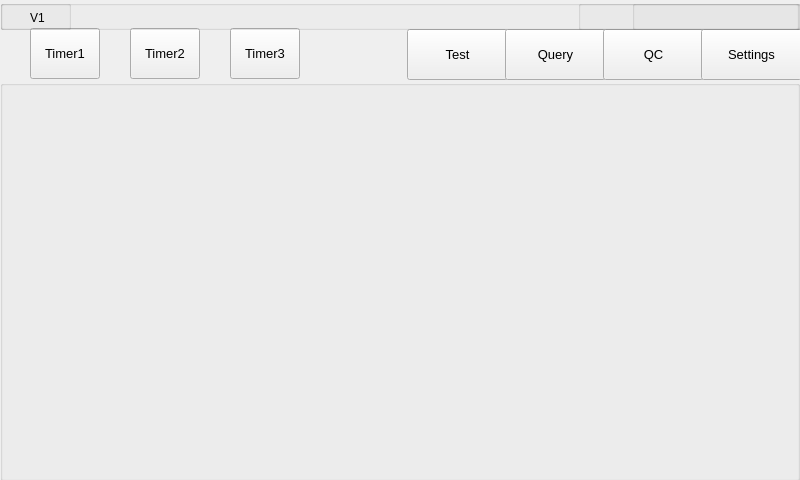
<?xml version="1.0" encoding="UTF-8"?>
<ui version="4.0">
 <class>MainWindow</class>
 <widget class="QMainWindow" name="MainWindow">
  <property name="geometry">
   <rect>
    <x>0</x>
    <y>0</y>
    <width>800</width>
    <height>480</height>
   </rect>
  </property>
  <property name="windowTitle">
   <string>MainWindow</string>
  </property>
  <property name="windowIcon">
   <iconset resource="qt200.qrc">
    <normaloff>:/resource/image/Title.png</normaloff>:/resource/image/Title.png</iconset>
  </property>
  <widget class="QWidget" name="centralWidget">
   <widget class="QPushButton" name="btnTest">
    <property name="geometry">
     <rect>
      <x>407</x>
      <y>29</y>
      <width>101</width>
      <height>51</height>
     </rect>
    </property>
    <property name="font">
     <font>
      <pointsize>10</pointsize>
      <weight>50</weight>
      <bold>false</bold>
     </font>
    </property>
    <property name="text">
     <string>Test</string>
    </property>
    <property name="iconSize">
     <size>
      <width>32</width>
      <height>32</height>
     </size>
    </property>
    <property name="checkable">
     <bool>true</bool>
    </property>
   </widget>
   <widget class="QPushButton" name="btnQuery">
    <property name="geometry">
     <rect>
      <x>505</x>
      <y>29</y>
      <width>101</width>
      <height>51</height>
     </rect>
    </property>
    <property name="font">
     <font>
      <pointsize>10</pointsize>
      <weight>50</weight>
      <bold>false</bold>
     </font>
    </property>
    <property name="text">
     <string>Query</string>
    </property>
    <property name="iconSize">
     <size>
      <width>32</width>
      <height>32</height>
     </size>
    </property>
    <property name="checkable">
     <bool>true</bool>
    </property>
   </widget>
   <widget class="QPushButton" name="btnQC">
    <property name="geometry">
     <rect>
      <x>603</x>
      <y>29</y>
      <width>101</width>
      <height>51</height>
     </rect>
    </property>
    <property name="font">
     <font>
      <pointsize>10</pointsize>
      <weight>50</weight>
      <bold>false</bold>
     </font>
    </property>
    <property name="text">
     <string>QC</string>
    </property>
    <property name="iconSize">
     <size>
      <width>32</width>
      <height>32</height>
     </size>
    </property>
    <property name="checkable">
     <bool>true</bool>
    </property>
   </widget>
   <widget class="QPushButton" name="btnSet">
    <property name="geometry">
     <rect>
      <x>701</x>
      <y>29</y>
      <width>101</width>
      <height>51</height>
     </rect>
    </property>
    <property name="font">
     <font>
      <pointsize>10</pointsize>
      <weight>50</weight>
      <bold>false</bold>
     </font>
    </property>
    <property name="text">
     <string>Settings</string>
    </property>
    <property name="iconSize">
     <size>
      <width>32</width>
      <height>32</height>
     </size>
    </property>
    <property name="checkable">
     <bool>true</bool>
    </property>
   </widget>
   <widget class="QGroupBox" name="groupBox_State">
    <property name="geometry">
     <rect>
      <x>0</x>
      <y>0</y>
      <width>801</width>
      <height>30</height>
     </rect>
    </property>
    <property name="title">
     <string/>
    </property>
    <widget class="QLabel" name="lbVersion">
     <property name="geometry">
      <rect>
       <x>30</x>
       <y>10</y>
       <width>21</width>
       <height>16</height>
      </rect>
     </property>
     <property name="text">
      <string>V1</string>
     </property>
    </widget>
    <widget class="QLabel" name="lbDate">
     <property name="geometry">
      <rect>
       <x>636</x>
       <y>5</y>
       <width>165</width>
       <height>20</height>
      </rect>
     </property>
     <property name="text">
      <string/>
     </property>
    </widget>
    <widget class="QLabel" name="lbBattery">
     <property name="geometry">
      <rect>
       <x>584</x>
       <y>-3</y>
       <width>41</width>
       <height>36</height>
      </rect>
     </property>
     <property name="text">
      <string/>
     </property>
    </widget>
    <widget class="QGroupBox" name="groupBox_MainDate">
     <property name="geometry">
      <rect>
       <x>632</x>
       <y>0</y>
       <width>168</width>
       <height>30</height>
      </rect>
     </property>
     <property name="title">
      <string/>
     </property>
    </widget>
    <widget class="QGroupBox" name="groupBox_Battery">
     <property name="geometry">
      <rect>
       <x>578</x>
       <y>0</y>
       <width>221</width>
       <height>30</height>
      </rect>
     </property>
     <property name="title">
      <string/>
     </property>
    </widget>
    <widget class="QGroupBox" name="groupBox_Version">
     <property name="geometry">
      <rect>
       <x>0</x>
       <y>0</y>
       <width>71</width>
       <height>30</height>
      </rect>
     </property>
     <property name="title">
      <string/>
     </property>
    </widget>
    <zorder>groupBox_MainDate</zorder>
    <zorder>groupBox_Version</zorder>
    <zorder>groupBox_Battery</zorder>
    <zorder>lbDate</zorder>
    <zorder>lbBattery</zorder>
    <zorder>lbVersion</zorder>
   </widget>
   <widget class="QPushButton" name="btnTimer_1">
    <property name="geometry">
     <rect>
      <x>30</x>
      <y>28</y>
      <width>70</width>
      <height>51</height>
     </rect>
    </property>
    <property name="font">
     <font>
      <pointsize>10</pointsize>
     </font>
    </property>
    <property name="text">
     <string>Timer1</string>
    </property>
   </widget>
   <widget class="QGroupBox" name="groupBox_Main">
    <property name="geometry">
     <rect>
      <x>0</x>
      <y>80</y>
      <width>800</width>
      <height>401</height>
     </rect>
    </property>
    <property name="title">
     <string/>
    </property>
    <widget class="QStackedWidget" name="stackedWidget">
     <property name="geometry">
      <rect>
       <x>0</x>
       <y>0</y>
       <width>801</width>
       <height>401</height>
      </rect>
     </property>
     <property name="currentIndex">
      <number>0</number>
     </property>
     <widget class="QWidget" name="page"/>
     <widget class="QWidget" name="page_2"/>
    </widget>
   </widget>
   <widget class="QPushButton" name="btnTimer_2">
    <property name="geometry">
     <rect>
      <x>130</x>
      <y>28</y>
      <width>70</width>
      <height>51</height>
     </rect>
    </property>
    <property name="font">
     <font>
      <pointsize>10</pointsize>
     </font>
    </property>
    <property name="text">
     <string>Timer2</string>
    </property>
   </widget>
   <widget class="QPushButton" name="btnTimer_3">
    <property name="geometry">
     <rect>
      <x>230</x>
      <y>28</y>
      <width>70</width>
      <height>51</height>
     </rect>
    </property>
    <property name="font">
     <font>
      <pointsize>10</pointsize>
     </font>
    </property>
    <property name="text">
     <string>Timer3</string>
    </property>
   </widget>
   <zorder>btnTest</zorder>
   <zorder>btnQuery</zorder>
   <zorder>btnQC</zorder>
   <zorder>btnSet</zorder>
   <zorder>btnTimer_1</zorder>
   <zorder>groupBox_Main</zorder>
   <zorder>btnTimer_2</zorder>
   <zorder>btnTimer_3</zorder>
   <zorder>groupBox_State</zorder>
  </widget>
 </widget>
 <layoutdefault spacing="6" margin="11"/>
 <resources>
  <include location="qt200.qrc"/>
 </resources>
 <connections/>
</ui>
